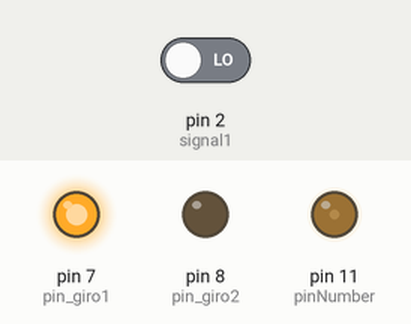
A sketch run on a simulated Arduino Uno, built with avr-gcc and run on an emulated ATmega328P. Parts: output pins drawn as LEDs (lit = HIGH). The test bench sets the inputs (shaded band); at power-on: pin 2 (signal1) LOW. What the sketch prints to the serial monitor is not drawn.

Above: at 0.05 s.
Timing chart, 0 to 3.5 s (numbered marks = the images above):
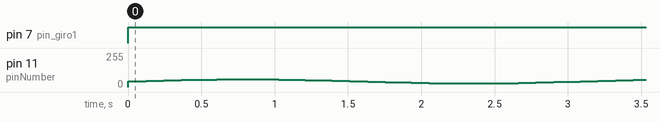

The sketch:

controlSPWMv2.ino
```cpp
double count_speed = 0;
double pos_init = 0;
unsigned long sample_time = 0;
const int signal1 = 2;
const int signal2 = 5;
double angular_speed = 0;
double pos_motor = 0;
unsigned tau = 162; //el periodo de una muestra
int pwmFloats = 0;
unsigned long time_ref, time_back = 0; //tiempo ahorita, tiempo atras
unsigned int flag_giro1 = HIGH;
unsigned int flag_giro2 = LOW;
int flag_time, state = 0;
double y = 0;

const unsigned int sinewave[] =
{
 43,  45,  47,  48,  50,  52,  53,  54,  56,  56,  57,  58,  58,  58,  58,  57,  57,  56,
 55,  54,  52,  51,  49,  48,  46,  44,  42,  40,  38,  37,  35,  34,  32,  31,  30,  29,
 29,  28,  28, 28,  28,  29,  30,  30,  32,  33,  34,  36,  38,  39,  41


};

const unsigned int delayFreq[] =
{
603, 301, 120, 100, 86,
60, 40, 32, 28, 23,
16, 14, 12, 10, 8
};

//int pwmFloats=30;
int tmSpeed = 1;

void setup() {
  cli();
  const int pinNumber = 11;
  const int pin_giro1 = 7;
  const int pin_giro2 = 8;
 // const int delayMilis = delayFreq[12];
  pinMode(pinNumber, OUTPUT);
  pinMode(pin_giro1, OUTPUT);
  pinMode(pin_giro2, OUTPUT);
  pinMode(signal1, INPUT); //señal1
  pinMode(signal2, INPUT); //señal2

  TCCR2B = TCCR2B & B11111000 | B00000101; //220 Mhz
  //Disable global interrupts
  //pin11->
  /*
     TCCR1A = 0; //Register set to 0
     TCCR1B = 0; //Register set to 0
     TCNT1 = 0;
     OCR1A = 15999; //Counter for 1KHz interrupt 16*10^6/1000-1 no prescaler
     TCCR1B |= (1 << WGM12); //CTC mode
     TCCR1B |= (1 << CS10); //No prescaler
     TIMSK1 |= (1 << OCIE1A); //Compare interrupt mode
  */
  sei();

  //Enable global interrupts

  Serial.begin(115200);
  //Interrupcion//

  attachInterrupt(digitalPinToInterrupt(signal1), contaSignal, RISING); //EN RISING EDGE

}

void loop() {
  const int delayMilis = delayFreq[5]; //Según el valor seleccionado, se establece el delay
  const int pinNumber = 11;
  const int pin_giro1 = 7;
  const int pin_giro2 = 8;

  digitalWrite(pin_giro1, HIGH);
  digitalWrite(pin_giro2, LOW);

  if (pwmFloats == 51) {
    pwmFloats = 0;
  }
  unsigned int pwmVal = sinewave[(int)pwmFloats];
    // Serial.print((time_ref) / 10.0, 2);
//    Serial.print("\t");

  //Aqui comienza la parte del control
  if (time_back == 0) {
    time_back = millis();
    analogWrite(pinNumber, pwmVal);
  }

 // delay(delayMilis); //retardo según la frecuencia deseada
  //time_back++;


  if((millis()-time_back)%3==0){
   double pos_tmp = pos_motor;
  //sample_time = time_ref;
  pos_motor = ConvertPosition();
  if (pos_motor != pos_tmp) {
    sample_time = time_ref;
    time_ref = millis();
    //if((time_ref-sample_time)!=0){


    ConvertSpeed(pos_motor, pos_tmp, time_ref, sample_time);
    if (angular_speed < 20 && angular_speed > -20) {
      y = 0.904 * y + 0.09654 * angular_speed;
    } else {
      y = y;
    }

    // y=0.904*y+0.09564*angular_speed;
    //double input_val=
   // Serial.print((time_back) / 10.0, 2);
   // Serial.print("\t");
   // Serial.print(analogRead(A0)*0.0048825,3);
   // Serial.print("\t");
   // Serial.println(input_val,3);

    //}
    }

  }
    Serial.print((time_back) / 1.0, 2);
    Serial.print("\t");

    double analog_value=pwmVal*5*7.1343/256.0-1.99;
    Serial.print(analog_value/1.0,2);
    Serial.print("\t");
    Serial.println(y,3);
    //Serial.print((time_ref) / 10.0, 2);
    //Serial.print("\t");
   // Serial.println(pwmVal, 3);
  if (millis() - time_back >= delayMilis) {
    time_back = 0;
    pwmFloats++;

  }


}

double ConvertPosition() {
  double base_mpos, mpos = 0;
  int k = (flag_time == HIGH) ? -1 : 1;
  base_mpos = (count_speed / 360);


  //mpos=base_mpos;


  if (count_speed / 75 < 1) {
    mpos = 2 * 3.1416 * (4.8 * base_mpos);
  } else {
    count_speed = 0;


  }
  if (state == 1) {
    pos_init = mpos;

  }

  mpos = pos_init + k * mpos;

  return mpos;
}

void ConvertSpeed(double pos1, double pos2, unsigned long t1, unsigned long t2) {
  //double angular_spt = 0;
  if ((t1 - t2) != 0) {
    angular_speed = (pos1 - pos2) * 1000 / (t1 - t2);
  }

  //return angular_spt;

}

/*
  ISR(TIMER1_COMPA_vect){
    //cuenta milisegundos
        double pos_tmp=pos_motor;
        unsigned long time_tmp=sample_time;
        //delay(1);
        //sample_time++;
        pos_motor=ConvertPosition(time_ref);
        if(pos_motor!=pos_tmp){
          //time_ref=millis();
          unsigned long time_tmp=sample_time;
          angular_speed=ConvertSpeed(pos_motor,pos_tmp,time_ref,time_tmp);
        }
       // flag_giro1=(tau<5000)?~flag_giro1:flag_giro1;
       // flag_giro2=(tau<5000)?~flag_giro2:flag_giro2;
        //angular_speed=ConvertSpeed(pos_motor,pos_tmp,time_ref,time_tmp);
  }
*/

void contaSignal() {
  int flag_tmp = flag_time;
  if (digitalRead(signal1) == HIGH) {
    count_speed++; //cuenta cada pulso

    //sample_time = time_ref;
    //time_ref = millis();
    flag_time = digitalRead(signal2);

    //time_ref=0;
    // sample_time=millis();
  }

  //  delay(1);

}
```

Measured:
- by itself, pin 7 (pin_giro1): LOW → HIGH at 0.00 s
